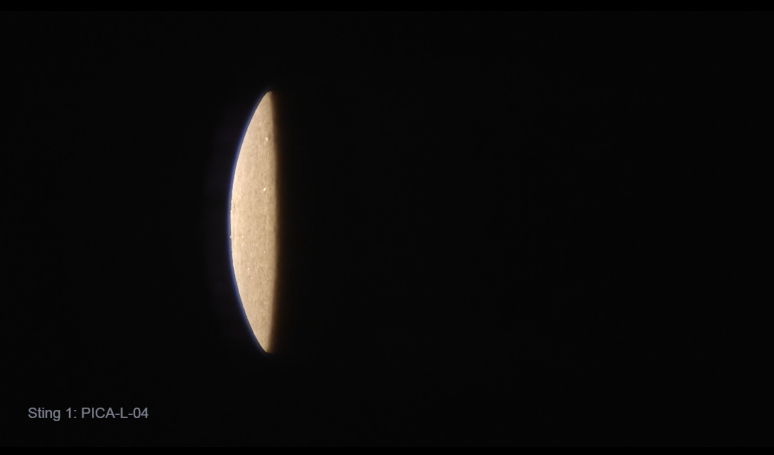
#> input picture sample5.png, 1547 x 910 px, found by its file name (shown at 1/2 size)
$ python frame_sandbox.py   (older library calls are emulated)
#> lines starting #> are read from the running program, lines starting #| are printed output that depends on the picture
### classes/Functions.py
import numpy as np
import cv2 as cv
import os
from scipy.interpolate import interp1d
import matplotlib.pyplot as plt

# [96 lines left out: functions splitfn, interpolateContour, getConvexHull, getContourAxes, getOrientation, not called in this run]

def classifyImageHist(img,verbose=False,stingpercent=.05,modelpercent=.005):
    """
    Uses histogram of 8bit grayscale image (0,255) to classify image type

    :param img: opencv image
    :param verbose: boolean
    :param stingpercent: minimum percent area of sting arm
    :param modelpercent: minimum percent area of model
    :returns: dictionary of flags
    """
    ### HSV brightness value histogram
    hsv_ = cv.cvtColor(img, cv.COLOR_BGR2HSV)
    hsv_=cv.GaussianBlur(hsv_, (5, 5), 0)
    gray = hsv_[:,:,2]

    ### grayscale histogram
    histr = cv.calcHist( [gray], None, None, [256], (0, 256));
    imgsize = gray.size

    ### classification criteria
    modelvis = (histr[12:250]/imgsize > 0.00).sum() != 1
    modelvis *= histr[50:250].sum()/imgsize > modelpercent
    stingvis= histr[50:100].sum()/imgsize > stingpercent
    overexp = histr[243:].sum()/imgsize > modelpercent
    underexp= histr[150:].sum()/imgsize < modelpercent

    ### Determine saturation limit
    slimit,peaki=253,240
    if overexp:
        peaki = histr[240:].argmax() +240
        if histr[peaki:].sum()/imgsize > modelpercent:
            slimit = peaki-1
    saturated = histr[slimit:].sum()/imgsize > modelpercent

    ### Extract intensity threshold
    try:
        total = histr[30:].sum()+1
        exp_val = (histr[30:].ravel()*np.arange(30,256)).sum()/total
        avg = int(max(exp_val,55))
        peaki = histr[avg:].argmax() +avg
        if abs(peaki-avg) < 10:
            thresh=peaki-15
        else:
            thresh = max(histr[avg:peaki].argmin() +avg, peaki-15)
    except:
        thresh = 150

    if verbose:
        print('peaki, slimit, thresh', peaki,slimit,thresh)
        print("Model visible",modelvis)
        print("Sting visible",stingvis)
        print("overexposed", overexp)
        print("underexposed", underexp)
        print("saturated",saturated)
        plt.title("Grayscale Histogram")
        plt.plot(histr/imgsize,'-')
        plt.ylim([0,histr[12:].max()/imgsize])
        plt.show()
    return {'underexp':underexp,
            'overexp':overexp,
            'saturated':saturated,
            'stingvis':stingvis,
            'modelvis':modelvis,
            }, thresh

# [70 lines left out: functions analyzeCenterlineHSV, mask3, contoursGRAY, not called in this run]

def contoursHSV(orig,draw=False,plot=False,log=None,
                minHue=95,maxHue=121,flags=None,
                modelpercent=.005,intensityMin=None):
    """
    Find contours for good images and underexposed images.
    Uses the BGR-HSV transformation twice to increase edge contrast.
    Value channel of first HSV transform is retained as well.

    :param orig: opencv 8bit BGR image
    :param minHSV: minimum tuple for HSV-sq transform
    :param maxHSV: maximum tuple for HSV-sq transform
    :param stingMinHSV: minimum tuple for HSV-sq transform
    :param stingMaxHSV: maximum tuple for HSV-sq transform
    :param modelpercent: minimum percent area for model id
    :param draw: boolean, if True draws on orig image
    :param plot: boolean, if True plots orig image & HSV-sq image
    :returns: success boolean, model contour, sting contour
    """

    # Load an color image in HSV, apply HSV transform again
    hsv_ = cv.cvtColor(orig, cv.COLOR_BGR2HSV)
    hsv_=cv.GaussianBlur(hsv_, (5, 5), 0)
    inten = hsv_[:,:,2]
    histr = cv.calcHist( [inten], None, None, [256], (0, 256))

    minHSV = (int(minHue),0,int(intensityMin))
    maxHSV = (int(maxHue),255,255)

    stingMinHSV = (int(minHue)-35,0,int(intensityMin/3.))
    stingMaxHSV = (int(maxHue)+30,255,255)

    hsv = cv.cvtColor(hsv_, cv.COLOR_RGB2HSV)
    npx = inten.size

    # retrieve original hsv intensity
    hsv[:,:,2] = inten

    # Plot colorspaces
    if plot:
        print("min max HSV: ", minHSV,maxHSV)
        plt.figure(figsize=(8, 16))
        rgb = orig[...,::-1].copy()
        plt.subplot(2,2,1),plt.imshow(rgb)
        plt.title('RGB colorspace')
        plt.subplot(2,2,2),plt.imshow(hsv_)
        plt.title('HSV colorspace')
        plt.subplot(2,2,3),plt.imshow(hsv)
        plt.title('HSV-sq colorspace')
        plt.subplot(2,2,4),plt.plot(histr/npx)
        plt.ylim([0,modelpercent/2])
        plt.title("Hue Histogram")
        plt.tight_layout()
        plt.show()
    ### Find model contours
    maskHSV = cv.inRange(hsv, minHSV,maxHSV)
    contours,hierarchy = cv.findContours(maskHSV, cv.RETR_EXTERNAL, cv.CHAIN_APPROX_NONE)

    ### Sting adaptor contours
    stinghsv=cv.GaussianBlur(hsv, (15, 15), 0)
    stingMaskHSV = cv.inRange(stinghsv, stingMinHSV, stingMaxHSV)
    stingContours,stingHierarchy = cv.findContours(stingMaskHSV, cv.RETR_EXTERNAL, cv.CHAIN_APPROX_NONE)

    if len(contours) != 0:
        # find the biggest contour (c) by the area
        c = max(contours, key = cv.contourArea)
        if plot:
            print(cv.contourArea(c)/npx)
        #cv.drawContours(orig, c, -1, (255,0,0), 1)

    if len(stingContours) !=0:
        # find the biggest contour (c) by the area
        stingc = max(stingContours, key = cv.contourArea)
        if cv.contourArea(stingc) < npx*modelpercent:
            if log is not None:
                log.write('no model, HSV-sq contours area < %f'%modelpercent)
            return None
        if len(contours) == 0 or cv.contourArea(c) < npx*modelpercent:
            c = stingc
            if log is not None:
                log.write('no model contour, using stingc only')
    else:
        if log is not None:
            log.write('no HSV-sq contours found')
        return None

    if draw:
        cv.drawContours(orig, c, -1, (255,0,0), 1)
        cv.drawContours(orig, stingc, -1, (0,255,0), 1)

    # Plot colorspaces
    if plot:
        plt.figure(figsize=(8, 16))
        rgb = orig[...,::-1].copy()
        plt.subplot(2,1,1),plt.imshow(rgb)
        plt.title('RGB colorspace')
        plt.subplot(2,1,2),plt.imshow(hsv)
        plt.title('HSV-sq colorspace')
        plt.tight_layout()
        plt.show()

    return c,stingc

# [166 lines left out: functions getROI, getEdgeFromContour, combineEdges, smooth, not called in this run]


### frame_sandbox.py
import numpy as np
import cv2 as cv
import matplotlib.pyplot as plt
from scipy.interpolate import interp1d
from classes.Frame import getModelProps,annotateImage
from classes.Functions import *

folder = "frames/"
fname = folder+'sample5.png'
orig = cv.imread(fname,1)
#> orig is the input picture: shape (910, 1547, 3); mean B, G, R 9.5, 10.3, 11.1
# [12 lines of commented-out code are left out]

gray = cv.cvtColor(orig, cv.COLOR_BGR2GRAY)
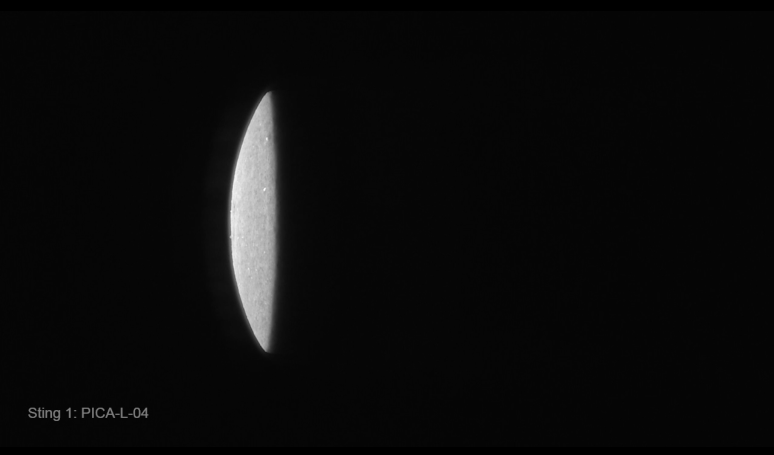
#> gray: shape (910, 1547) (shown at 1/2 size); min 0, max 252, mean 10.4
flags = classifyImageHist(orig)[0]
#> in classifyImageHist, `hsv_ = cv.cvtColor(img, cv.COLOR_BGR2HSV)`: hsv_: shape (910, 1547, 3); mean H, S, V 5.2, 6.5, 11.3
#> in classifyImageHist, `hsv_=cv.GaussianBlur(hsv_, (5, 5), 0)`: hsv_: shape (910, 1547, 3); mean H, S, V 5.2, 6.5, 11.3
#> in classifyImageHist, `gray = hsv_[:,:,2]`:
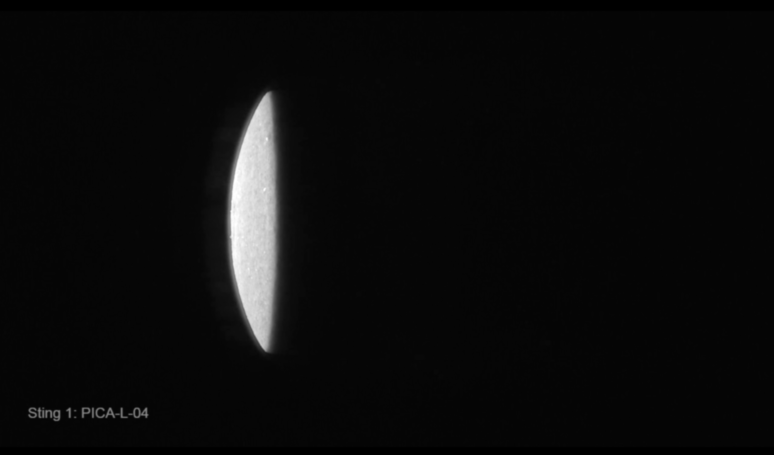
#> gray: shape (910, 1547) (shown at 1/2 size); min 0, max 255, mean 11.3
#> in classifyImageHist, `histr = cv.calcHist( [gray], None, None, [256], (0, 256));`: histr = 256 values, max 666836 at index 5, min 21 at index 255, mean 5499.1
#> in classifyImageHist, `modelvis = (histr[12:250]/imgsize > 0.00).sum() != 1`: modelvis = True
#> in classifyImageHist, `stingvis= histr[50:100].sum()/imgsize > stingpercent`: stingvis = False
#> in classifyImageHist, `total = histr[30:].sum()+1`: total = 51197
#> in classifyImageHist, `exp_val = (histr[30:].ravel()*np.arange(30,256)).sum()/total`: exp_val = 160.6
#> in classifyImageHist, `avg = int(max(exp_val,55))`: avg = 160
#> in classifyImageHist, `peaki = histr[avg:].argmax() +avg`: peaki = 212
#> in classifyImageHist, `thresh = max(histr[avg:peaki].argmin() +avg, peaki-15)`: thresh = 197
#> flags = {'underexp': False, 'overexp': False, 'saturated': False, 'stingvis': False, 'modelvis': True}
sobelx = cv.Sobel(gray,cv.CV_64F,1,0,ksize=1)
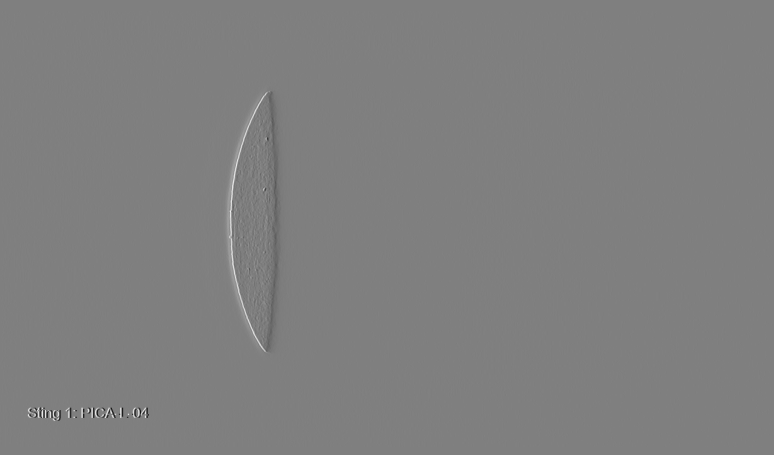
#> sobelx: shape (910, 1547) float64 (shown at 1/2 size); min -119, max 119, mean 0; drawn with min black and max white
abs_sobel64f = np.absolute(sobelx)
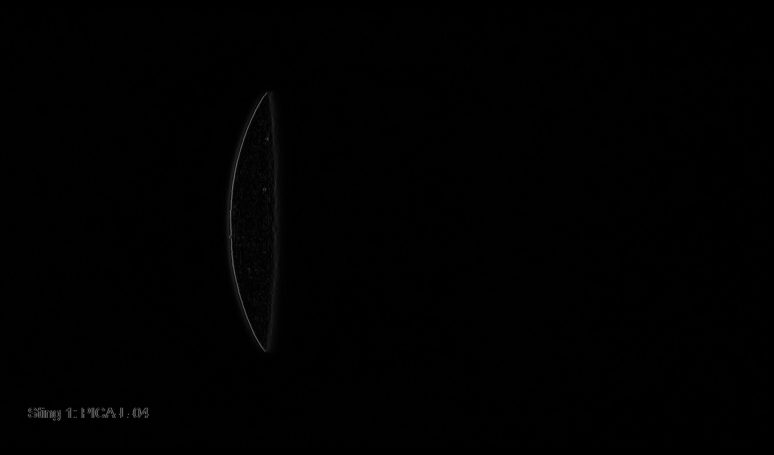
#> abs_sobel64f: shape (910, 1547) float64 (shown at 1/2 size); min 0, max 119, mean 0.7
sobel_8u = np.uint8(abs_sobel64f)
plt.figure();plt.imshow(sobelx,cmap = 'gray');plt.show()

c,stingc = contoursHSV(orig,plot=True,draw=True,log=None,flags=flags)
#> (the run stopped early here; a loop or call above may not have finished)

$ run again, with sample10.png copied over sample5.png
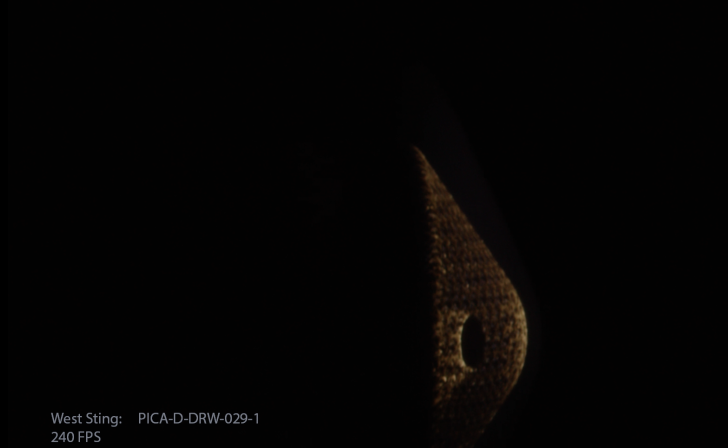
#> input picture sample10.png, 1456 x 895 px, found by its file name (shown at 1/2 size)
#> orig is the input picture: shape (895, 1456, 3); mean B, G, R 3.1, 3.6, 4.5
#> in classifyImageHist, `histr = cv.calcHist( [gray], None, None, [256], (0, 256));`: histr = 256 values, max 971240 at index 2, min 0 at index 140, mean 5090.3
#> modelvis = True
#> stingvis = False
#> underexp = True
#> saturated = False
#> total = 44430
#> exp_val = 52.63
#> avg = 55
#> peaki = 56
#> thresh = 41
#> flags = {'underexp': True, 'overexp': False, 'saturated': False, 'stingvis': False, 'modelvis': True}
#> `sobelx = cv.Sobel(gray,cv.CV_64F,1,0,ksize=1)`:
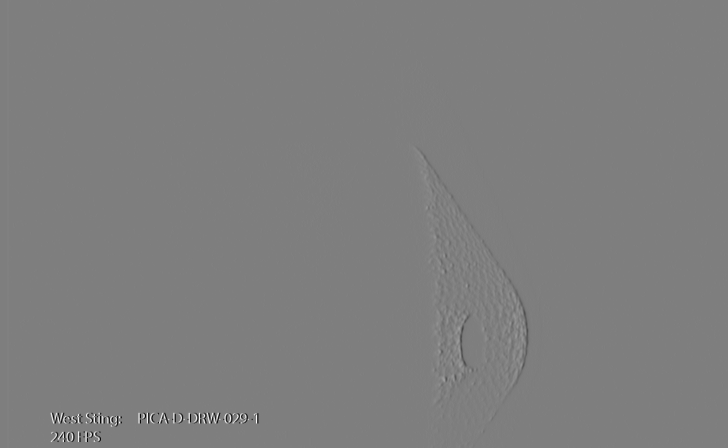
#> sobelx: shape (895, 1456) float64 (shown at 1/2 size); min -125, max 126, mean 0; drawn with min black and max white
#> `abs_sobel64f = np.absolute(sobelx)`:
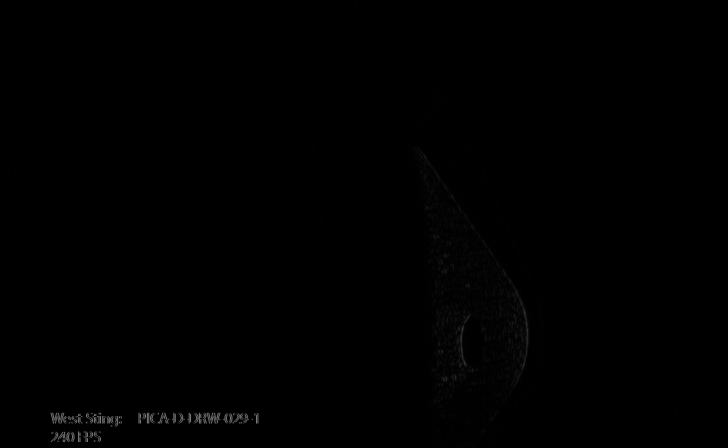
#> abs_sobel64f: shape (895, 1456) float64 (shown at 1/2 size); min 0, max 126, mean 0.6

$ run again, with sample11.png copied over sample5.png
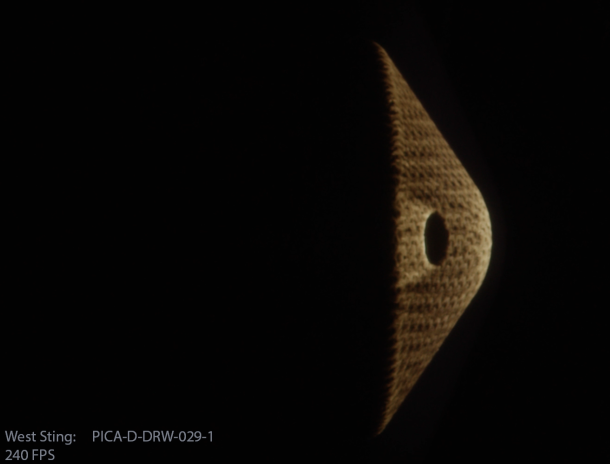
#> input picture sample11.png, 1219 x 927 px, found by its file name (shown at 1/2 size)
#> orig is the input picture: shape (927, 1219, 3); mean B, G, R 5.3, 7.3, 9.2
#> in classifyImageHist, `histr = cv.calcHist( [gray], None, None, [256], (0, 256));`: histr = 256 values, max 803875 at index 2, min 0 at index 0, mean 4414.1
#> modelvis = True
#> stingvis = False
#> underexp = True
#> saturated = False
#> total = 87885
#> exp_val = 85.84
#> avg = 85
#> peaki = 88
#> thresh = 73
#> flags = {'underexp': True, 'overexp': False, 'saturated': False, 'stingvis': False, 'modelvis': True}
#> `sobelx = cv.Sobel(gray,cv.CV_64F,1,0,ksize=1)`:
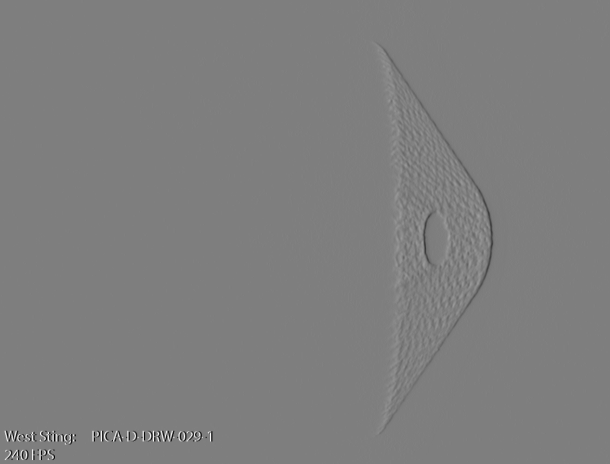
#> sobelx: shape (927, 1219) float64 (shown at 1/2 size); min -125, max 126, mean 0; drawn with min black and max white
#> `abs_sobel64f = np.absolute(sobelx)`:
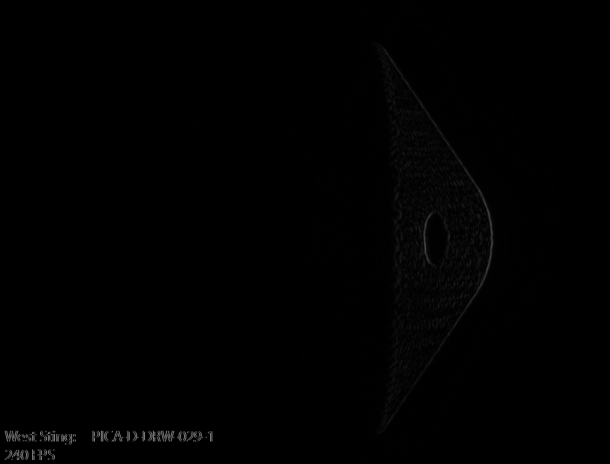
#> abs_sobel64f: shape (927, 1219) float64 (shown at 1/2 size); min 0, max 126, mean 1

$ run again, with sample12.png copied over sample5.png
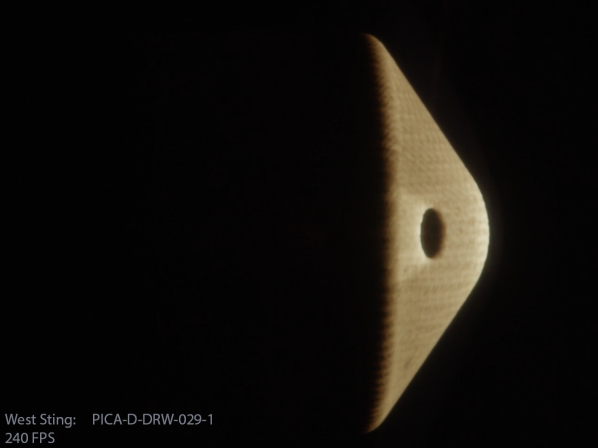
#> input picture sample12.png, 1195 x 896 px, found by its file name (shown at 1/2 size)
#> orig is the input picture: shape (896, 1195, 3); mean B, G, R 11.4, 15, 17.5
#> in classifyImageHist, `histr = cv.calcHist( [gray], None, None, [256], (0, 256));`: histr = 256 values, max 331802 at index 2, min 0 at index 0, mean 4182.5
#> modelvis = True
#> stingvis = False
#> total = 110990
#> exp_val = 134.4
#> avg = 134
#> peaki = 152
#> thresh = 137
#> flags = {'underexp': False, 'overexp': False, 'saturated': False, 'stingvis': False, 'modelvis': True}
#> `sobelx = cv.Sobel(gray,cv.CV_64F,1,0,ksize=1)`:
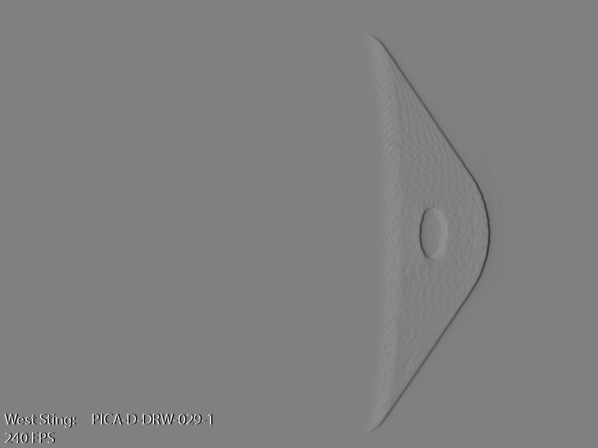
#> sobelx: shape (896, 1195) float64 (shown at 1/2 size); min -127, max 126, mean 0; drawn with min black and max white
#> `abs_sobel64f = np.absolute(sobelx)`:
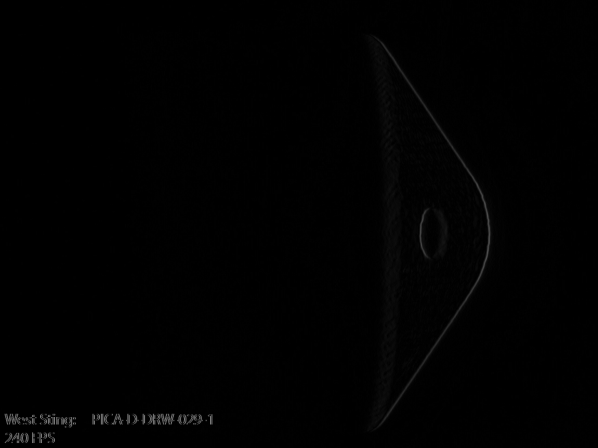
#> abs_sobel64f: shape (896, 1195) float64 (shown at 1/2 size); min 0, max 127, mean 1.1
